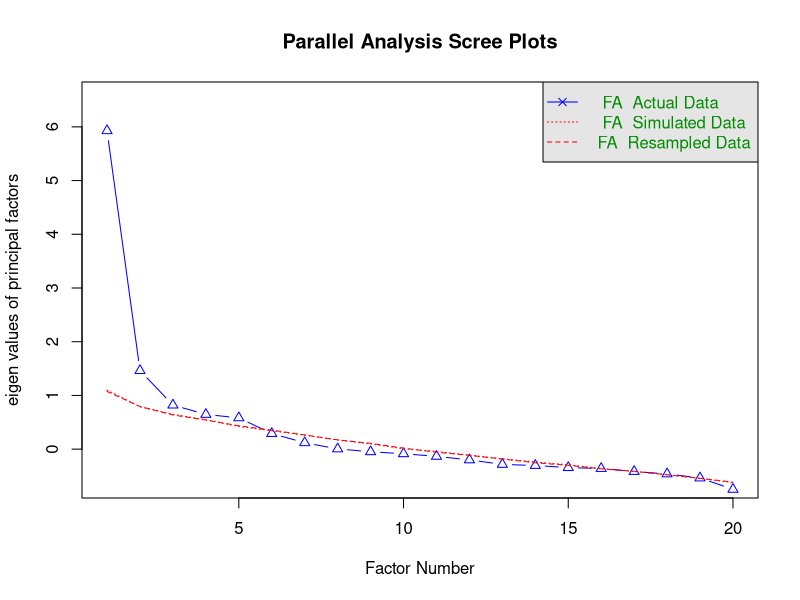
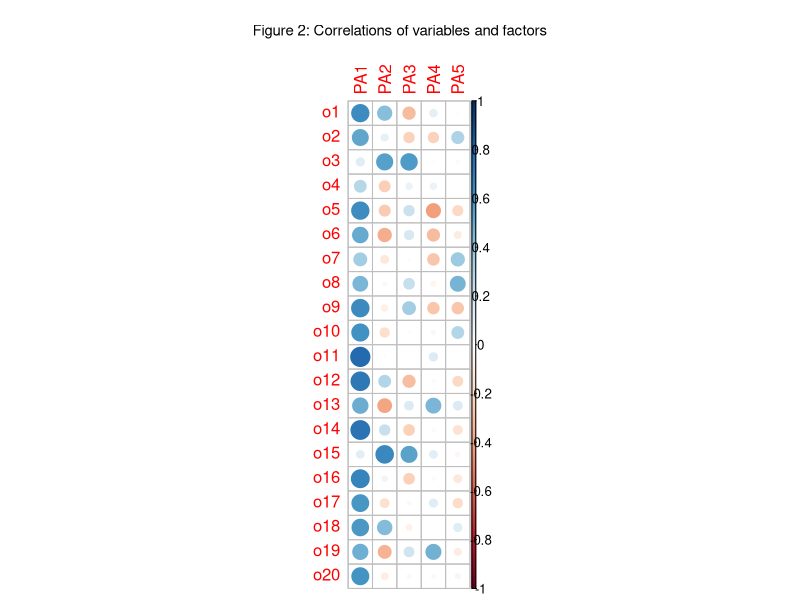

The R source for these figures, in order:
## ---- chunk 1
library(tidyverse)
library(psych)
library(knitr)
library(corrplot)
library(kableExtra)
## ---- chunk 2
# Load the dataset
openness_data <- read.csv("openness.csv", row.names = 1)
## ---- chunk 3
# Define the columns to be reverse-scored
items_to_reverse <- c("o11", "o12", "o13", "o14", "o15", "o16", "o17", "o18", "o19", "o20")

# Reverse score the specified items
# The formula (6 - score) is used for a 5-point scale
openness_scored <- openness_data %>%
  mutate(across(all_of(items_to_reverse), ~ 6 - .x))

## ---- chunk 4
# Handle missing data by listwise deletion
openness_complete <- na.omit(openness_scored)
## ---- chunk 5
# Calculate and display descriptive statistics


kable(describe(openness_complete, fast = TRUE), 
      caption = "Descriptive Statistics for Openness Variables",
      digits = 2)
## ---- chunk 6
# First, create the correlation matrix, referred to as R
R <- cor(openness_complete)

# --- Factorability Tests ---

# 1. Bartlett's Test of Sphericity
# This test is run on the correlation matrix R.
# H0: The correlation matrix is an identity matrix (variables are unrelated).
# Ha: The correlation matrix is not an identity matrix (variables are related).
cortest.bartlett(R, n = nrow(openness_complete))

# 2. Kaiser-Meyer-Olkin (KMO) Measure of Sampling Adequacy
# This test assesses the proportion of variance among items that might be common variance.
KMO(R)
## ---- chunk 7
# Perform Parallel Analysis to determine the number of factors
# This method compares the scree of factors of the observed data with the scree of a random data matrix of the same size.
fa.parallel(openness_complete, fa = "fa")
## ---- chunk 8
# Run the 5-factor analysis WITHOUT rotation to see the initial extraction
unrotated_solution <- fa(openness_complete, nfactors = 5, rotate = "none", fm = "pa")

corrplot(unrotated_solution$loadings, is.corr=T,method="circle",title = "Figure 2: Correlations of variables and factors",
         mar = c(0, 0, 3, 0),cex.main = 0.9, font.main=1)
## ---- chunk 9
kable(unclass(unrotated_solution$loadings), caption = "Unrotated Correlations.", digits = 2)
## ---- chunk 10
rotated_solution <- fa(openness_complete, nfactors = 5, rotate = "oblimin", fm = "pa")
kable(unclass(rotated_solution$loadings), caption = "Rotated Correlations.", digits = 2)
## ---- chunk 11
rotated_solution$Vaccounted
## ---- chunk 12
model_components <- data.frame(
  Communality = rotated_solution$communality,
  Uniqueness  = rotated_solution$uniquenesses
)

# Display table nicely
kable(round(model_components, 2),
      caption = "Communalities (h²) and Uniquenesses (u²) from Rotated Solution") %>%
  kable_styling(full_width = FALSE, position = "center")
## ---- chunk 13
# --- Factor Score Coefficients ---
# These weights are used to build the factor score equations.
# We extract the weight matrix from our solution object.
factor_coefficients <- rotated_solution$weights

# Print the rounded results
print(round(factor_coefficients, 2))
## ---- chunk 14
# --- Calculating and Displaying Factor Scores ---
factor_scores <- rotated_solution$scores

# Add factor scores back to the dataset
data_with_scores <- cbind(openness_complete, factor_scores)

# Show the first 6 participants
kable(head(data_with_scores, 6), 
      caption = "First Six Participants: Original Data with Factor Scores", 
      digits = 2) %>%
  kable_styling(full_width = FALSE, position = "center")
